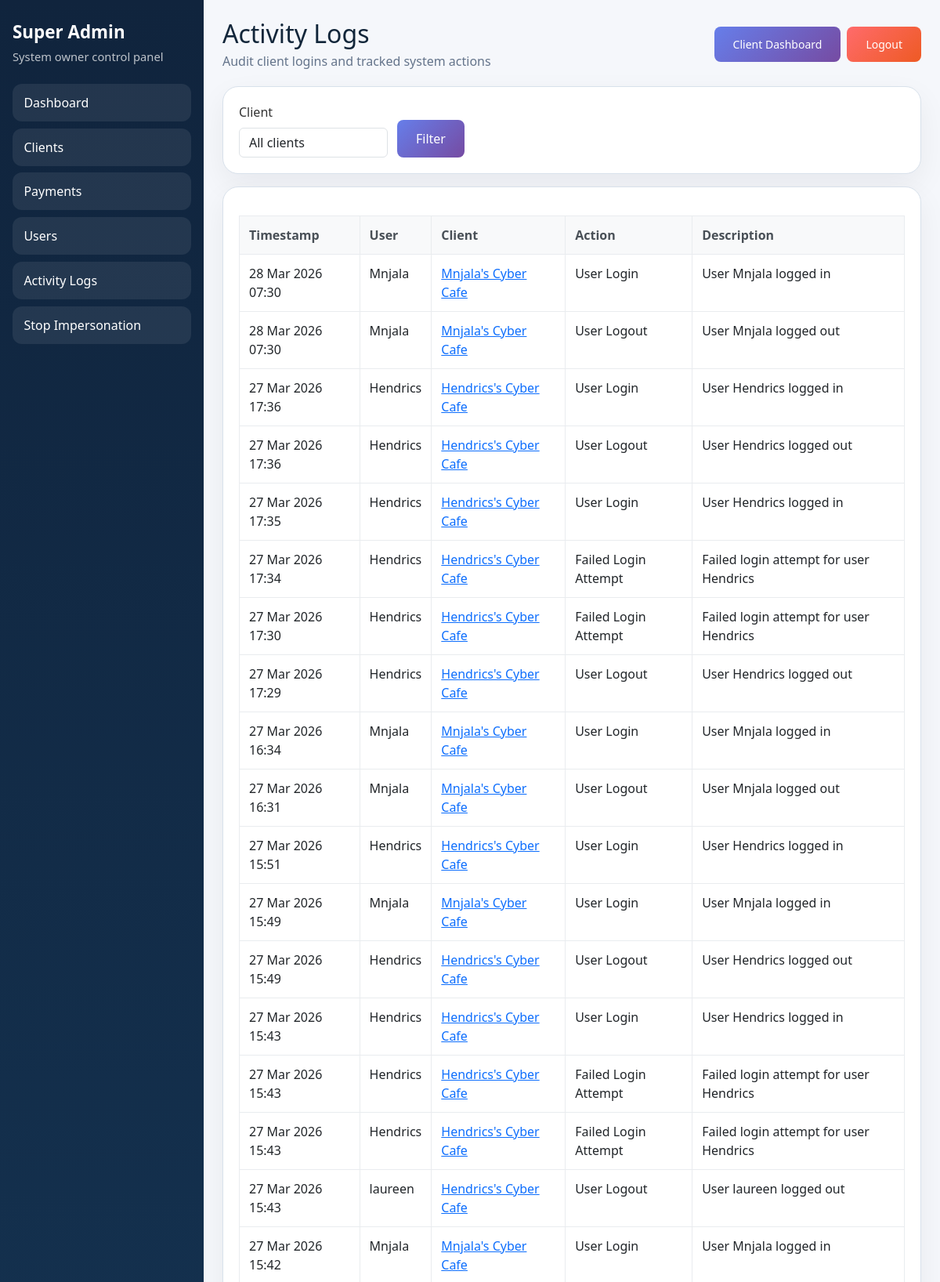
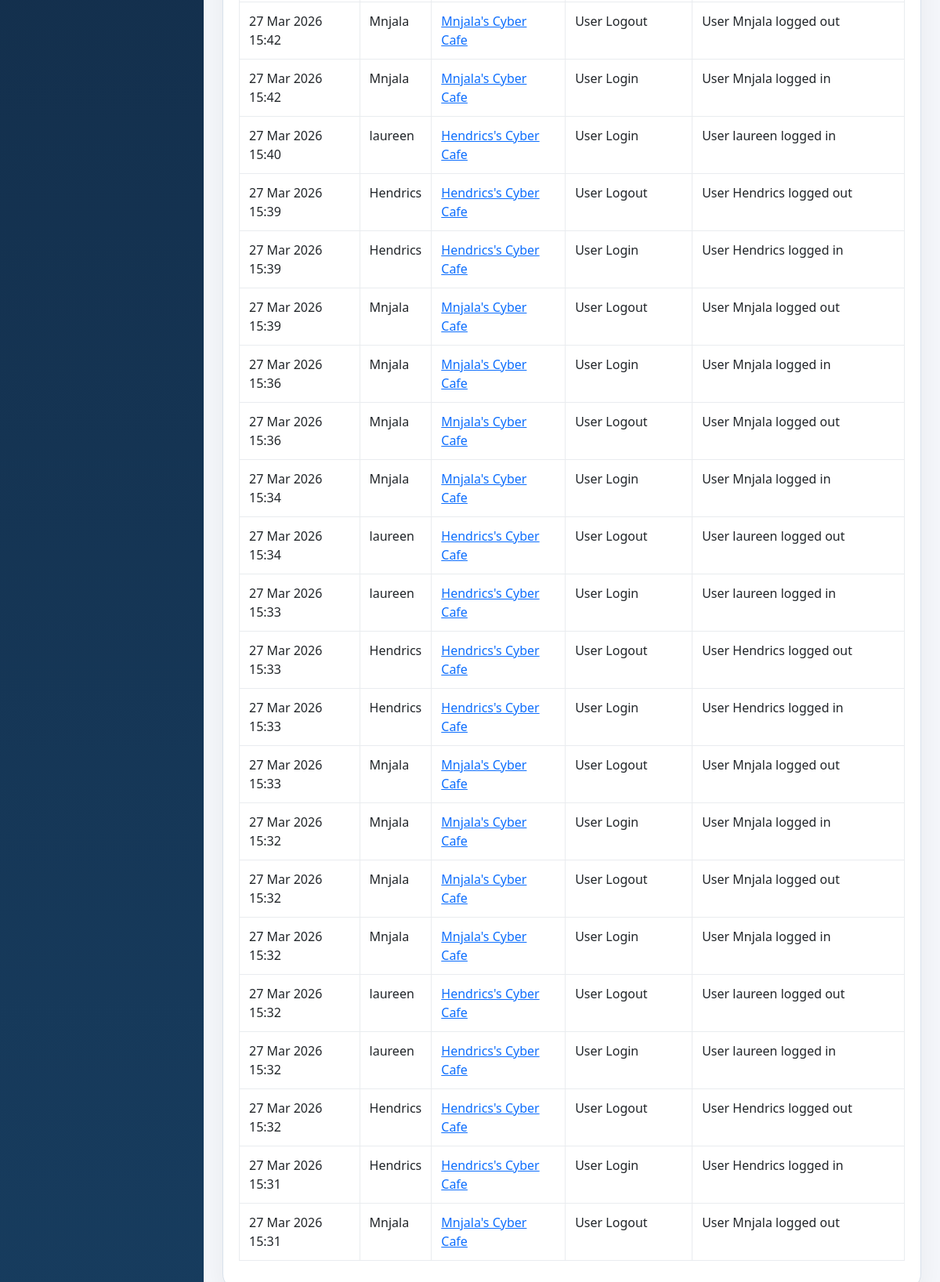
The page /super-admin/activity/ (signed in) on the database its author committed (2 pictures, top to bottom).
### core/auth_security.py (models this page shows, shortened)
class ActivityLog(models.Model):
    ACTION_CHOICES = [
        ('login', 'User Login'),
        ('logout', 'User Logout'),
        ('create', 'Create Record'),
        ('update', 'Update Record'),
        ('delete', 'Delete Record'),
        ('view', 'View Record'),
        ('export', 'Export Data'),
        ('backup', 'Database Backup'),
        ('restore', 'Database Restore'),
        ('failed_login', 'Failed Login Attempt'),
    ]
    user = models.ForeignKey(
        User,
        on_delete=models.SET_NULL,
        null=True,
        blank=True,
        related_name='activity_logs'
    )
    action = models.CharField(max_length=20, choices=ACTION_CHOICES)
    description = models.TextField(help_text="Description of the activity")
    ip_address = models.GenericIPAddressField(null=True, blank=True)
    user_agent = models.TextField(blank=True, help_text="Browser user agent")
    business = models.ForeignKey(
        'BusinessProfile',
        on_delete=models.SET_NULL,
        null=True,
        blank=True
    )
    related_object_type = models.CharField(
        max_length=50,
        blank=True,
        help_text="Type of related object (e.g., 'Client', 'Transaction')"
    )
    related_object_id = models.PositiveIntegerField(
        null=True,
        blank=True,
        help_text="ID of related object"
    )
    timestamp = models.DateTimeField(default=django_timezone.now)
    class Meta:
        verbose_name = "Activity Log"
        verbose_name_plural = "Activity Logs"
        ordering = ['-timestamp']
        indexes = [
            models.Index(fields=['user', 'timestamp']),
            models.Index(fields=['action', 'timestamp']),
            models.Index(fields=['business', 'timestamp']),
        ]

### core/models.py (models this page shows, shortened)
class BusinessProfile(models.Model):
    APPROVAL_PENDING = 'pending'
    APPROVAL_APPROVED = 'approved'
    APPROVAL_REJECTED = 'rejected'
    APPROVAL_STATUS_CHOICES = [
        (APPROVAL_PENDING, 'Pending Approval'),
        (APPROVAL_APPROVED, 'Approved'),
        (APPROVAL_REJECTED, 'Rejected'),
    ]
    owner = models.OneToOneField(
        settings.AUTH_USER_MODEL,
        on_delete=models.CASCADE,
        related_name='business_profile',
        blank=True,
        null=True,
    )
    name = models.CharField("Business Name", max_length=255)
    owner_name = models.CharField("Owner Name", max_length=255)
    phone = models.CharField("Phone", max_length=50)
    email = models.EmailField("Email", blank=True, null=True)
    location = models.TextField("Location")
    logo = models.ImageField("Logo", upload_to="logos/", blank=True, null=True)
    subscription_start_date = models.DateField("Subscription Start Date", blank=True, null=True)
    subscription_end_date = models.DateField("Subscription End Date", blank=True, null=True)
    is_active = models.BooleanField("Active", default=True)
    approval_status = models.CharField("Approval Status", max_length=20, choices=APPROVAL_STATUS_CHOICES, default=APPROVAL_APPROVED)
    date_created = models.DateTimeField("Date Created", default=timezone.now)
    class Meta:
        verbose_name = "Business Profile"
        verbose_name_plural = "Business Profiles"

### core/super_admin.py (the view)
# urls.py: path('super-admin/activity/', super_admin.SuperAdminActivityLogListView.as_view(), name='super_admin_activity_list'),
class SuperAdminActivityLogListView(SuperAdminRequiredMixin, ListView):
    model = ActivityLog
    template_name = 'core/super_admin/activity_list.html'
    context_object_name = 'logs'
    paginate_by = 40
    def get_queryset(self):
        queryset = ActivityLog.objects.select_related('user', 'business')
        business_id = self.request.GET.get('business')
        if business_id:
            queryset = queryset.filter(business_id=business_id)
        return queryset
    def get_context_data(self, **kwargs):
        context = super().get_context_data(**kwargs)
        context['businesses'] = _client_businesses_queryset().order_by('name')
        context['selected_business'] = self.request.GET.get('business', '')
        return context

### core/context_processors.py (called while the page is built)
def app_permissions(request):
    user = getattr(request, 'user', None)
    return {
        'app_role': get_user_role(user) if user and user.is_authenticated else None,
        'can_backup_restore': can_backup_restore(user) if user and user.is_authenticated else False,
        'can_manage_business': can_manage_business(user) if user and user.is_authenticated else False,
        'can_manage_records': can_manage_records(user) if user and user.is_authenticated else False,
        'can_view_reports': can_view_reports(user) if user and user.is_authenticated else False,
    }

### core/permissions.py (called while the page is built)
def get_user_role(user):
    if not user or not user.is_authenticated:
        return None
    business = get_user_business(user)
    if business.owner_id == user.id:
        return 'admin'
    profile = _get_profile(user)
    if profile and getattr(profile, 'business_id', None) == business.id:
        return profile.role
    return 'staff'

def can_backup_restore(user):
    return get_user_role(user) == 'admin'

def can_manage_business(user):
    return get_user_role(user) == 'admin'

def can_manage_records(user):
    return get_user_role(user) in {'admin', 'staff'}

def can_view_reports(user):
    return get_user_role(user) in {'admin', 'staff', 'viewer'}

### core/super_admin.py (called while the page is built)
def _client_businesses_queryset():
    return BusinessProfile.objects.exclude(owner__is_superuser=True)

    def test_func(self):
        return self.request.user.is_superuser

### core/tenancy.py (called while the page is built)
def get_user_business(user):
    if not user or not user.is_authenticated:
        raise PermissionDenied("Authentication is required.")
    try:
        profile = user.profile
    except (AttributeError, ObjectDoesNotExist, OperationalError, ProgrammingError):
        profile = None
    if profile and getattr(profile, 'business_id', None):
        return profile.business
    return BusinessProfile.get_or_create_for_user(user)

### templates/core/super_admin/activity_list.html (shortened to what this page needs)
{% extends 'core/super_admin/base.html' %}
{% block page_title %}Activity Logs{% endblock %}
{% block page_subtitle %}Audit client logins and tracked system actions{% endblock %}
{% block content %}
<div class="sa-card" style="margin-bottom:1rem;">
    <form method="get" style="display:flex; gap:0.75rem; flex-wrap:wrap; align-items:end;">
        <div>
            <label class="form-label">Client</label>
            <select name="business" class="form-control">
                <option value="">All clients</option>
            </select>
        </div>
        <div><button type="submit" class="btn btn-primary">Filter</button></div>
    </form>
</div>
<div class="sa-card">
    <div class="table-responsive">
        <table class="table">
            <thead>
                <tr>
                    <th>Timestamp</th>
                    <th>User</th>
                    <th>Client</th>
                    <th>Action</th>
                    <th>Description</th>
                </tr>
            </thead>
            <tbody>
                {% for log in logs %}
                    <tr>
                        <td>{{ log.timestamp|date:"d M Y H:i" }}</td>
                        <td>{% if log.user %}{{ log.user.username }}{% else %}Anonymous{% endif %}</td>
                        <td>{% if log.business %}<a href="{% url 'super_admin_client_detail' log.business.pk %}">{{ log.business.name }}</a>{% else %}-{% endif %}</td>
                        <td>{{ log.get_action_display }}</td>
                        <td>{{ log.description }}</td>
                    </tr>
                {% empty %}
                    <tr><td colspan="5">No activity logs found.</td></tr>
                {% endfor %}
            </tbody>
        </table>
    </div>
</div>
{% endblock %}

### static/css/style.css (style rules this page uses)
body { font-family: 'Segoe UI', Tahoma, Geneva, Verdana, sans-serif; background: #f8f9fa; color: #333; margin: 0; padding: 0; min-height: 100vh; display: flex; flex-direction: column; }
.table { width: 100%; border-collapse: collapse; margin-top: 1rem; }
.table th, .table td { border: 1px solid #e9ecef; padding: 0.75rem; text-align: left; }
.table th { background: #f8f9fa; font-weight: 600; color: #495057; }
.btn { padding: 0.75rem 1.5rem; background: linear-gradient(135deg, #667eea 0%, #764ba2 100%); color: #fff; text-decoration: none; border-radius: 8px; border: none; cursor: pointer; transition: all 0.3s ease; font-weight: 500; }

### templates/core/super_admin/base.html (style rules this page uses)
.sa-card { background: #fff; border: 1px solid #d8e1eb; border-radius: 20px; padding: 1.25rem; box-shadow: 0 14px 38px rgba(15, 23, 42, 0.06); }

### rows shown on the page
ActivityLog: timestamp "28 Mar 2026 07:30", user.username "Mnjala", business.name "Mnjala's Cyber Cafe", action "User Login", description "User Mnjala logged in"
ActivityLog: timestamp "28 Mar 2026 07:30", user.username "Mnjala", business.name "Mnjala's Cyber Cafe", action "User Logout", description "User Mnjala logged out"
ActivityLog: timestamp "27 Mar 2026 17:36", user.username "Hendrics", business.name "Hendrics's Cyber Cafe", action "User Login", description "User Hendrics logged in"
ActivityLog: timestamp "27 Mar 2026 17:36", user.username "Hendrics", business.name "Hendrics's Cyber Cafe", action "User Logout", description "User Hendrics logged out"
ActivityLog: timestamp "27 Mar 2026 17:35", user.username "Hendrics", business.name "Hendrics's Cyber Cafe", action "User Login", description "User Hendrics logged in"
ActivityLog: timestamp "27 Mar 2026 17:34", user.username "Hendrics", business.name "Hendrics's Cyber Cafe", action "Failed Login Attempt", description "Failed login attempt for user Hendrics"
ActivityLog: timestamp "27 Mar 2026 17:30", user.username "Hendrics", business.name "Hendrics's Cyber Cafe", action "Failed Login Attempt", description "Failed login attempt for user Hendrics"
ActivityLog: timestamp "27 Mar 2026 17:29", user.username "Hendrics", business.name "Hendrics's Cyber Cafe", action "User Logout", description "User Hendrics logged out"
ActivityLog: timestamp "27 Mar 2026 16:34", user.username "Mnjala", business.name "Mnjala's Cyber Cafe", action "User Login", description "User Mnjala logged in"
ActivityLog: timestamp "27 Mar 2026 16:31", user.username "Mnjala", business.name "Mnjala's Cyber Cafe", action "User Logout", description "User Mnjala logged out"
ActivityLog: timestamp "27 Mar 2026 15:51", user.username "Hendrics", business.name "Hendrics's Cyber Cafe", action "User Login", description "User Hendrics logged in"
ActivityLog: timestamp "27 Mar 2026 15:49", user.username "Mnjala", business.name "Mnjala's Cyber Cafe", action "User Login", description "User Mnjala logged in"
ActivityLog: timestamp "27 Mar 2026 15:49", user.username "Hendrics", business.name "Hendrics's Cyber Cafe", action "User Logout", description "User Hendrics logged out"
ActivityLog: timestamp "27 Mar 2026 15:43", user.username "Hendrics", business.name "Hendrics's Cyber Cafe", action "User Login", description "User Hendrics logged in"
ActivityLog: timestamp "27 Mar 2026 15:43", user.username "Hendrics", business.name "Hendrics's Cyber Cafe", action "Failed Login Attempt", description "Failed login attempt for user Hendrics"
ActivityLog: timestamp "27 Mar 2026 15:43", user.username "Hendrics", business.name "Hendrics's Cyber Cafe", action "Failed Login Attempt", description "Failed login attempt for user Hendrics"
ActivityLog: timestamp "27 Mar 2026 15:43", user.username "laureen", business.name "Hendrics's Cyber Cafe", action "User Logout", description "User laureen logged out"
ActivityLog: timestamp "27 Mar 2026 15:42", user.username "Mnjala", business.name "Mnjala's Cyber Cafe", action "User Login", description "User Mnjala logged in"
ActivityLog: timestamp "27 Mar 2026 15:42", user.username "Mnjala", business.name "Mnjala's Cyber Cafe", action "User Logout", description "User Mnjala logged out"
ActivityLog: timestamp "27 Mar 2026 15:42", user.username "Mnjala", business.name "Mnjala's Cyber Cafe", action "User Login", description "User Mnjala logged in"
ActivityLog: timestamp "27 Mar 2026 15:40", user.username "laureen", business.name "Hendrics's Cyber Cafe", action "User Login", description "User laureen logged in"
ActivityLog: timestamp "27 Mar 2026 15:39", user.username "Hendrics", business.name "Hendrics's Cyber Cafe", action "User Logout", description "User Hendrics logged out"
ActivityLog: timestamp "27 Mar 2026 15:39", user.username "Hendrics", business.name "Hendrics's Cyber Cafe", action "User Login", description "User Hendrics logged in"
ActivityLog: timestamp "27 Mar 2026 15:39", user.username "Mnjala", business.name "Mnjala's Cyber Cafe", action "User Logout", description "User Mnjala logged out"
ActivityLog: timestamp "27 Mar 2026 15:36", user.username "Mnjala", business.name "Mnjala's Cyber Cafe", action "User Login", description "User Mnjala logged in"
ActivityLog: timestamp "27 Mar 2026 15:36", user.username "Mnjala", business.name "Mnjala's Cyber Cafe", action "User Logout", description "User Mnjala logged out"
ActivityLog: timestamp "27 Mar 2026 15:34", user.username "Mnjala", business.name "Mnjala's Cyber Cafe", action "User Login", description "User Mnjala logged in"
ActivityLog: timestamp "27 Mar 2026 15:34", user.username "laureen", business.name "Hendrics's Cyber Cafe", action "User Logout", description "User laureen logged out"
ActivityLog: timestamp "27 Mar 2026 15:33", user.username "laureen", business.name "Hendrics's Cyber Cafe", action "User Login", description "User laureen logged in"
ActivityLog: timestamp "27 Mar 2026 15:33", user.username "Hendrics", business.name "Hendrics's Cyber Cafe", action "User Logout", description "User Hendrics logged out"
ActivityLog: timestamp "27 Mar 2026 15:33", user.username "Hendrics", business.name "Hendrics's Cyber Cafe", action "User Login", description "User Hendrics logged in"
ActivityLog: timestamp "27 Mar 2026 15:33", user.username "Mnjala", business.name "Mnjala's Cyber Cafe", action "User Logout", description "User Mnjala logged out"
ActivityLog: timestamp "27 Mar 2026 15:32", user.username "Mnjala", business.name "Mnjala's Cyber Cafe", action "User Login", description "User Mnjala logged in"
ActivityLog: timestamp "27 Mar 2026 15:32", user.username "Mnjala", business.name "Mnjala's Cyber Cafe", action "User Logout", description "User Mnjala logged out"
ActivityLog: timestamp "27 Mar 2026 15:32", user.username "Mnjala", business.name "Mnjala's Cyber Cafe", action "User Login", description "User Mnjala logged in"
ActivityLog: timestamp "27 Mar 2026 15:32", user.username "laureen", business.name "Hendrics's Cyber Cafe", action "User Logout", description "User laureen logged out"
ActivityLog: timestamp "27 Mar 2026 15:32", user.username "laureen", business.name "Hendrics's Cyber Cafe", action "User Login", description "User laureen logged in"
ActivityLog: timestamp "27 Mar 2026 15:32", user.username "Hendrics", business.name "Hendrics's Cyber Cafe", action "User Logout", description "User Hendrics logged out"
ActivityLog: timestamp "27 Mar 2026 15:31", user.username "Hendrics", business.name "Hendrics's Cyber Cafe", action "User Login", description "User Hendrics logged in"
ActivityLog: timestamp "27 Mar 2026 15:31", user.username "Mnjala", business.name "Mnjala's Cyber Cafe", action "User Logout", description "User Mnjala logged out"
